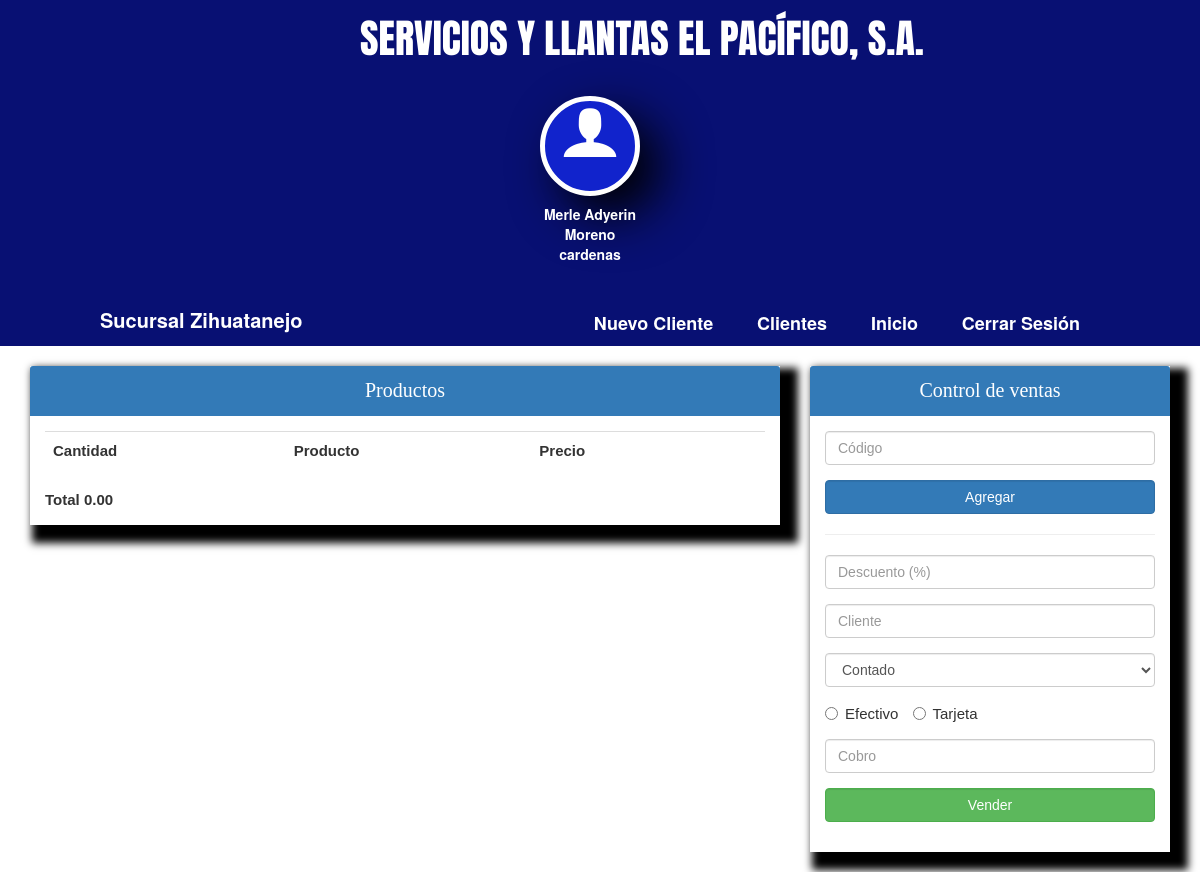
The page /Vista/Ventas/incio-ventas.php (signed in) on the database its author committed.
### tables this page shows
CREATE TABLE `personal` (
  `Id_persona` int(11) NOT NULL,
  `Nombre` varchar(50) NOT NULL,
  `Pass` varchar(300) NOT NULL,
  `Tipo` varchar(50) NOT NULL,
  `Tel` varchar(10) NOT NULL,
  `Celular` varchar(10) NOT NULL,
  `Ciudad_pe` varchar(50) NOT NULL,
  `Colonia_pe` varchar(50) NOT NULL,
  `Calle_pe` varchar(50) NOT NULL,
  `RFC` varchar(13) NOT NULL,
  `Id_sucu_1` int(11) NOT NULL
);

CREATE TABLE `sucursal` (
  `Id_sucu` int(11) NOT NULL,
  `Administrador` varchar(50) NOT NULL,
  `Ciudad` varchar(50) NOT NULL,
  `Colonia` varchar(50) NOT NULL,
  `Calle` varchar(50) NOT NULL,
  `Correo` varchar(50) NOT NULL,
  `Tel` varchar(10) NOT NULL,
  `RfC` varchar(13) NOT NULL,
  `CP` varchar(5) NOT NULL
);

### Vista/Ventas/incio-ventas.php (the view, shortened to what this page needs)
<!DOCTYPE html>
<html lang="en">
<head>
	<link rel="stylesheet" type="text/css" href="../../Diseño/css/bootstrap.min.css">
  <link rel="stylesheet" type="text/css" href="../../Diseño/iconos/fonts/style.css">
  <link rel="stylesheet" type="text/css" href="../../Diseño/css-ventas/diseño-ventas.css">
</head>
<body>
<?php
  if (!isset($_SESSION["usuario"])) {
    header("location:../../Control/iniciar.php");
  }else {
    include("../../Control/conexion.php");
    $consul="SELECT Id_sucu,Nombre,Tipo,Ciudad FROM personal JOIN sucursal ON sucursal.Id_sucu=personal.Id_sucu_1 WHERE Id_persona=:usua";
    $re=$con->prepare($consul);
    $re->execute(array(":usua"=>$_SESSION['usuario']));
    while ($row=$re->fetch(PDO::FETCH_ASSOC)) {
     $nom=$row['Nombre'];
     $sucu=$row['Ciudad'];
     $tipo=$row['Tipo'];
    }
  }
 ?>
 <?php
 if ($tipo=="Administrativo") {
    echo "
  <header>
  <div class='titulo'>SERVICIOS Y LLANTAS EL PACÍFICO, S.A.</div>
    <div class='img'>
    <span class='icon-user'></span>
    <div class='globo'>
     $tipo
  </div>
    </div>
    <div class='usuario'>
      <strong>$nom</strong>
    </div>
</header>
<div class='encabezado'>
    <div class='wrapper'>
    <div class='logo'>Sucursal $sucu</div>
      <nav class='barra'>
        <a href='../../Vista/Ventas/incio-ventas.php?agregar=registro'>Nuevo Cliente</a>
        <a href='../../Vista/Ventas/clientes.php'>Clientes</a>
        <a href='../../Vista/Admi/incio-admi.php'>Admistrador</a>
        <a href='../../Vista/Ventas/incio-ventas.php'>Inicio</a>
        <a href='../../Control/cerrar.php'>Cerrar Sesión</a>
      </nav>
    </div>
</div>
  ";
 }else{
  echo "
  <header>
  <div class='titulo'>SERVICIOS Y LLANTAS EL PACÍFICO, S.A.</div>
    <div class='img'>
    <span class='icon-user'></span>
    <div class='globo'>
     $tipo
  </div>
    </div>
    <div class='usuario'>
      <strong>".$nom."</strong>
    </div>
</header>
<div class='encabezado'>
    <div class='wrapper'>
    <div class='logo'>Sucursal $sucu</div>
      <nav class='barra'>
        <a href='../../Vista/Ventas/incio-ventas.php?agregar=registro'>Nuevo Cliente</a>
        <a href='../../Control/con-ventas/abonos.php'>Clientes</a>
        <a href='../../Vista/Ventas/incio-ventas.php'>Inicio</a>
        <a href='../../Control/cerrar.php'>Cerrar Sesión</a>
      </nav>
    </div>
</div>
  ";
 }
  ?>
<br>
<div class="container">
	<section class="main row">
		<article class="col-lg-8">
			<div class="panel-primary borde-panel">
				<div class="panel-heading">Productos</div>
				<div class="panel-body">
				<div id="datos">
        <?php
         $su=0;
          echo "
          <table class='table '>
          <tr>
          <th>Cantidad</th>
          <th>Producto</th>
          <th>Precio</th>
          <th></th>
          </tr>
           ";
          echo "</table>";
          echo "<strong> Total"." ".number_format($su,2)."</strong>"."<br>";
         ?>
        </div>
				</div>
			</div>
		</article>
	<article class="col-lg-4">
			<div class="panel-primary borde-panel">
				<div class="panel-heading">Control de ventas</div>
				<div class="panel-body">
        <form id="formulario">
					<div class="form-group">
					<input type="text" name="codigo" id="codigo" placeholder="Código" class="form-control">
					</div>
          <div class="form-group">
            <input type="submit" value="Agregar" class="btn btn-primary btn-block form-control" id="agregar">
          </div>
          </form>
					<hr>
          <div class="form-group">
          <input type="text" name="descu" id="des" placeholder="Descuento (%)" class="form-control">
          </div>
          <form action="../../Control/con-ventas/finalizar_venta.php" method="post">
          <div class="form-group">
          <input type="text" name="cliente" id="cliente" placeholder="Cliente" class="form-control">
          </div>
          <div class="form-group">
          <select name="tipocompra" class="form-control" id="forma_pago">
            <option value="decontado">Contado</option>
          </select>
          </div>
          <div class="form-group">
          <label class="radio-inline"><input type="radio" name="forma" value="efectivo" >Efectivo</label>
          <label class="radio-inline"><input type="radio" name="forma" value="targeta" >Tarjeta</label><br>
          </div>
          <div class="form-group">
          <input type="text" name="pagar" id="pagar" placeholder="Cobro" class="form-control" >
          </div>
          <div class="form-group">
            <input type="submit" value="Vender" class="btn btn-success btn-block form-control" id="veder">
          </div>
          </form>
				</div>
			</div>
	</article>
	</section>
</div>
<br>
</body>
</html>

### Diseño/css-ventas/diseño-ventas.css (style rules this page uses)
* { padding: 0px; margin:0px; }
body { background: #fff; }
header { width: 100%; height: 300px; background: #081073; }
.usuario { position:absolute; width: 100px; height: 50px; color: #ffffff; left:45%; margin-top: 17%; text-align: center; }
.img { position: absolute; width: 100px; height: 100px; background:#1123CC; left: 45%; margin-top: 8%; color: #ffffff; text-align: center; border-radius: 100%; border: 5px solid #ffffff; box-shadow: 20px 20px 50px black; }
.icon-user { font-size: 60px; }
.encabezado { width: 100%; background:#081073; color: #ffffff; overflow: hidden; }
.titulo { font-size: 40px; color: #fff; position: absolute; left: 30%; top:10px; font-family: 'Anton', sans-serif; }
.wrapper { width: 90%; max-width: 1000px; margin: auto; overflow: hidden; }
.encabezado .logo { color: #fff; font-size: 20px; line-height: 40px; font-weight: bold; float: left; }
.encabezado .barra { float: right; line-height: 20px; }
.encabezado .barra a { display: inline-block; color: #fff; text-decoration: none; padding:10px 20px; line-height: normal; font-size: 18px; font-weight: bold; -webkit-transition: all 500ms ease; -moz-transition: all 500ms ease; -ms-transition: all 500ms ease; -o-transition: all 500ms ease; transition: all 500ms ease; }
.borde-panel { background: #FFFFFF; }
.panel-primary { font-family: arial; font-size: 15px; box-shadow: 10px 10px 8px 8px black; background: #fff; }
.panel-heading { font-family: 'Arvo', serif; text-align: center; font-size: 20px; }

### rows shown on the page
personal: Nombre "Merle Adyerin Moreno cardenas", Id_sucu_1.Ciudad "Zihuatanejo"

### other values the page prints
$su "0.00"
